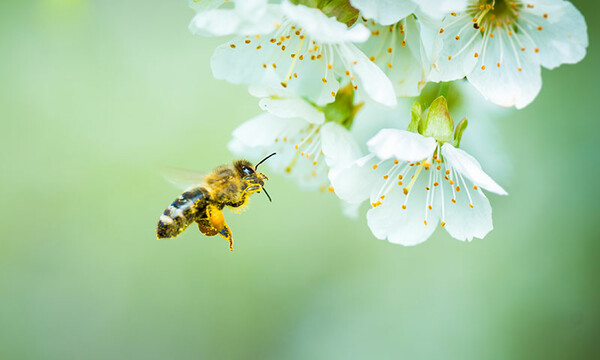
#> input picture Template_Matching/abeja.jpg, 600 x 360 px
$ python 19310390_Practica6_Template.py
#> lines starting #> are read from the running program, lines starting #| are printed output that depends on the picture
import cv2 as cv
from matplotlib import pyplot as plt


#img = cv.resize(cv.imread('perro.jpg',0), (0,0), fx=0.35, fy=0.35)
#temp = cv.resize(cv.imread('temp_perro.jpg',0), (0,0), fx=0.35, fy=0.35)

img = cv.imread('abeja.jpg')
#> img is the input picture: shape (360, 600, 3); mean B, G, R 162.7, 203.2, 169.3
temp = cv.imread('temp_abeja.jpg')
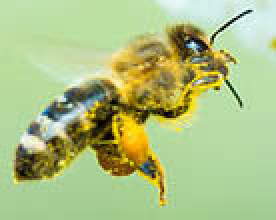
#> input picture Template_Matching/temp_abeja.jpg, 138 x 110 px (shown 2 times larger)
#> temp is the input picture: shape (110, 138, 3); mean B, G, R 132.5, 193, 173.4

# [5 lines of commented-out code are left out]

alto, largo = temp.shape[:2]
#> alto = 110; largo = 138

methods = [cv.TM_CCOEFF, cv.TM_CCOEFF_NORMED, cv.TM_CCORR,
            cv.TM_CCORR_NORMED, cv.TM_SQDIFF, cv.TM_SQDIFF_NORMED]


for method in methods:
    img2 = img.copy()
    res = cv.matchTemplate(img, temp, method)
    v_min, v_max, l_min, l_max = cv.minMaxLoc(res)
    if method in [cv.TM_SQDIFF, cv.TM_SQDIFF_NORMED]:
        ubi = l_min
    else:
        ubi = l_max

    inf_der = (ubi[0] + largo, ubi[1] + alto)
    cv.rectangle(img2, ubi, inf_der, (255, 0, 150), 3)

    plt.figure(figsize=(8,4))
    plt.imshow(res, cmap='gray')

    cv.imshow('Imagen', img2)
    cv.imshow('Template', temp)
    plt.show()

    cv.waitKey(0)
    cv.destroyAllWindows()
#> this loop made 6 passes
#> (v_min, v_max, l_min, ubi, inf_der) on passes 1 to 4: (-46074476, 116588640, (462, 5), (150, 148), (288, 258)), (-0.372, 0.989, (462, 8), (150, 148), (288, 258)), (1.03e+09, 1.67e+09, (462, 250), (346, 131), (484, 241)), (0.876, 0.999, (462, 0), (150, 148), (288, 258))
#> (v_min, v_max, l_max, ubi, inf_der) on passes 5 to 6: (2541691, 374632768, (462, 0), (150, 148), (288, 258)), (0.00181, 0.252, (462, 0), (150, 148), (288, 258))
#> pass 1, `res = cv.matchTemplate(img, temp, method)`:
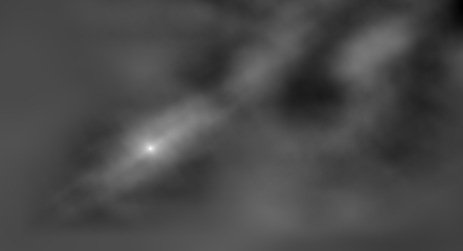
#> res: shape (251, 463) float32; min -46074476, max 116588640, mean 452285.7; drawn with min black and max white
#> pass 1, `cv.imshow('Imagen', img2)`:
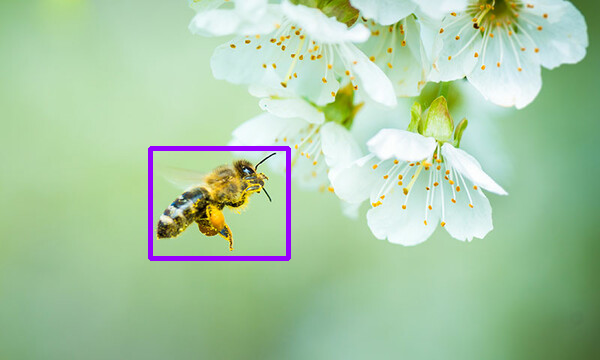
#> window 'Imagen': shape (360, 600, 3); mean B, G, R 163.7, 200.8, 169
#> pass 2, `res = cv.matchTemplate(img, temp, method)`:
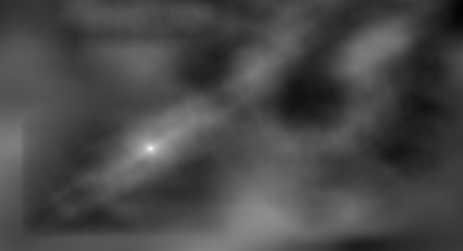
#> res: shape (251, 463) float32; min -0.372, max 0.989, mean 0.0164; drawn with min black and max white
#> pass 3, `res = cv.matchTemplate(img, temp, method)`:
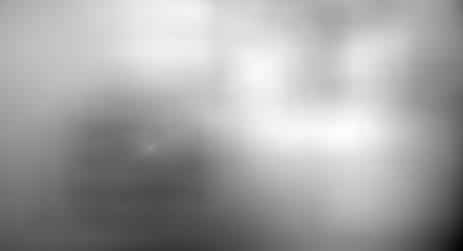
#> res: shape (251, 463) float32; min 1.03e+09, max 1.67e+09, mean 1.44e+09; drawn with min black and max white
#> after the loop:
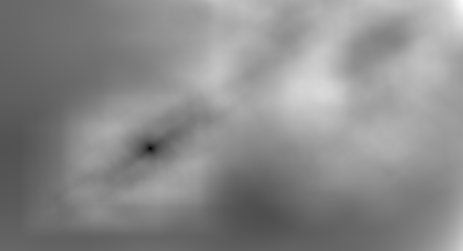
#> res: shape (251, 463) float32; min 0.00181, max 0.252, mean 0.137; drawn with min black and max white
